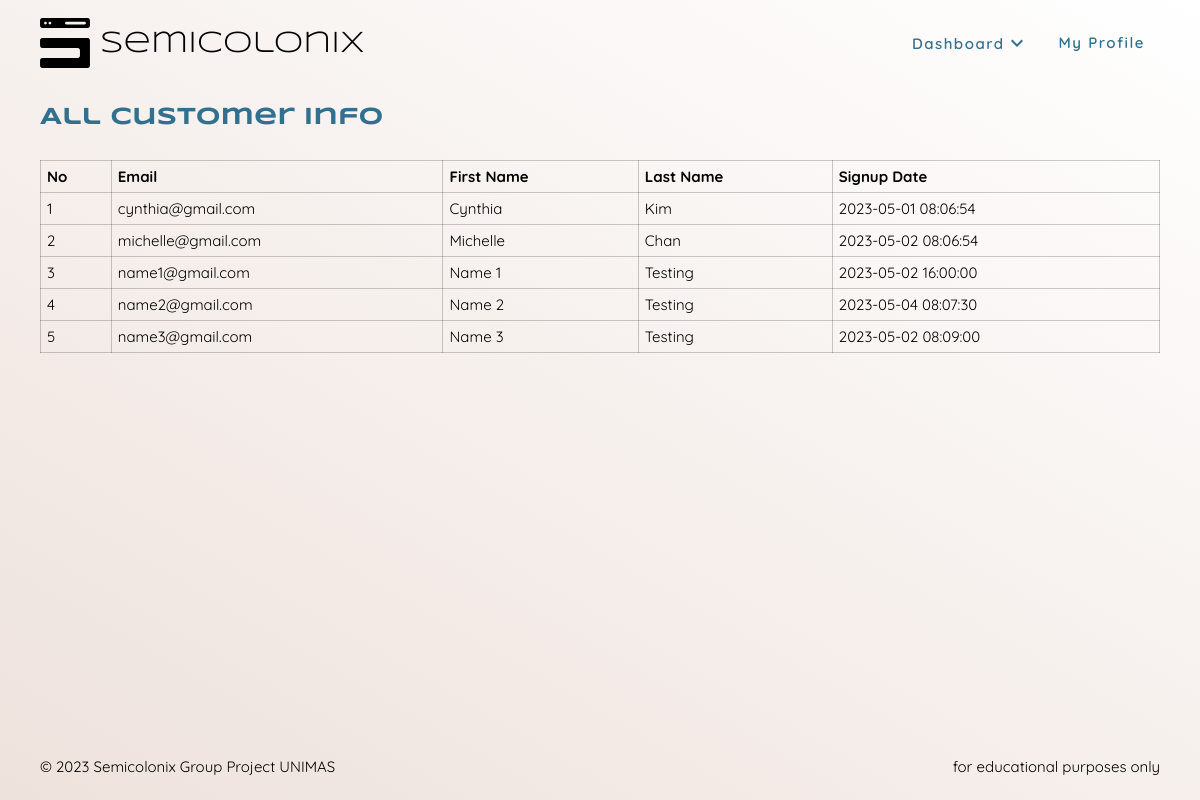
The app's page /admin/customer_info.php (signed in), older data.
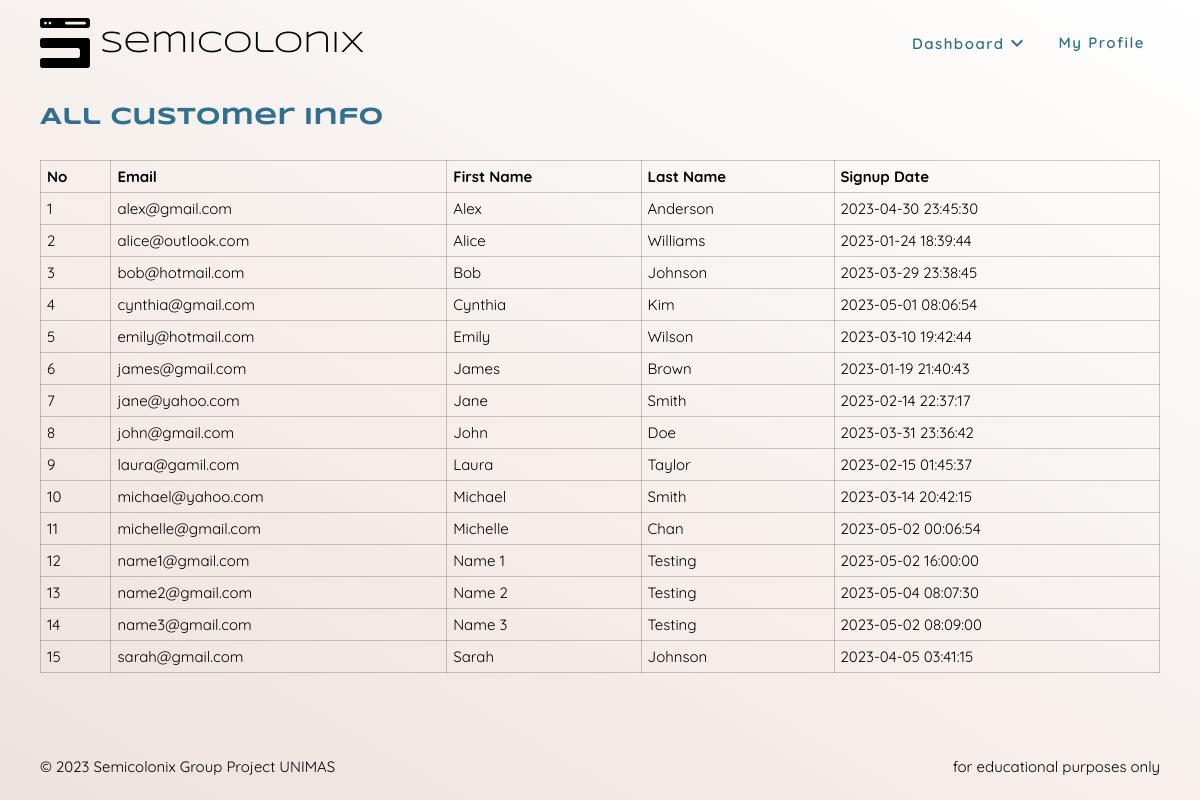
The same page, newer data.
### tables this page shows
CREATE TABLE `user` (
  `u_email` varchar(256) NOT NULL,
  `u_firstName` varchar(256) NOT NULL,
  `u_lastName` varchar(256) NOT NULL,
  `u_password` varchar(256) NOT NULL,
  `signupDate` timestamp NOT NULL DEFAULT current_timestamp()
);

### handlers/admin_get_all_customer.php (called while the page is built, shortened)
<?php
function getAllCustomer()
{
    require_once($_SERVER['DOCUMENT_ROOT'] . "/config/conn.php");
    $response = array();
    try {
        $query = "SELECT u_email,u_firstname,u_lastname,signupDate FROM user";
        $result = mysqli_query($conn, $query);
        while ($row = mysqli_fetch_assoc($result)) {
            $response[] = $row;
        }
    } catch (Exception $e) {
        $response['error'] = $e->getMessage();
    }
    return $response;
}

### admin/customer_info.php (the view, shortened to what this page needs)
<?php
require_once($_SERVER['DOCUMENT_ROOT'] . "/handlers/admin_get_all_customer.php");
$allCustomer = getAllCustomer();
?>
<!DOCTYPE html>
<html lang="en">
<head>
    <link rel="stylesheet" href="/css/main.css">
    <link rel="stylesheet" href="/css/admin-customer-info.css">
</head>
<body>
    <?php require_once($_SERVER['DOCUMENT_ROOT'] . "/includes/nav.php"); ?>
    <div class="main-container">
        <table>
            <caption class="c1 font-primary text-h1 font-w-700">All Customer Info</caption>
            <tr>
                <th>No</th>
                <th>Email</th>
                <th>First Name</th>
                <th>Last Name</th>
                <th>Signup Date</th>
            </tr>
            <?php
            $count = 0;
            foreach ($allCustomer as $temp) {
                echo "<tr>";
                echo "<td>" . ++$count . "</td>";
                echo "<td>" . $temp['u_email'] . "</td>";
                echo "<td>" . $temp['u_firstname'] . "</td>";
                echo "<td>" . $temp['u_lastname'] . "</td>";
                echo "<td>" . $temp['signupDate'] . "</td>";
                echo "</tr>";
            }
            ?>
        </table>
    </div>
    <?php require_once($_SERVER['DOCUMENT_ROOT'] . "/includes/footer.php"); ?>
</body>
</html>

### includes/nav.php (shortened to what this page needs)
<nav id="nav-bar" class="w-100 flex-row between" role="navigation">
    <?php
    if (isset($_SESSION['loggedin']) && $_SESSION['loggedin']) {
        if ($_SESSION['role'] == "admin") {
            echo "<a id='logo' href='/admin/dashboard.php'>";
        } else {
            echo "<a id='logo' href='/index.php'>";
        }
    } else {
        echo "<a id='logo' href='/index.php'>";
    }
    ?>
    <div class="flex-row middle" id='mobile-nav'>
        <h1 class="black font-w-400 text-title margin-0" id='home'>Semicolonix</h1>
    </div>
    </a>
    <div class="flex-row" id='nav-bar2'>
        <?php
        if (isset($_SESSION['loggedin']) && $_SESSION['loggedin']) {
            if ($_SESSION['role'] == "admin") {
                echo "<div class='dropdown flex-row'>";
                echo "<div class='flex-row middle'  id='nav-admin-dashboard'>
                    <span class='c1 text-normal font-w-600'><a class='c1 text-normal font-w-600' href='/admin/dashboard.php'>Dashboard</a></span>
                    <img class='rotate-180' src='/assets/icon/drop-down.svg' alt=''>
                </div>";
                echo "</div>";
            }
            echo "<a class='c1 text-normal font-w-600' href='/pages/myprofile.php'>My Profile</a>";
        }
        ?>
    </div>
</nav>

### includes/footer.php
<footer>
    <p>&copy; 2023 Semicolonix Group Project UNIMAS</p>
    <p>for educational purposes only</p>
</footer>

### css/main.css (style rules this page uses)
:root { --color-black: #000000; --color-white: #ffffff; --color-green: #008000; --color-red: #ff0000; --color-orange: #ff6f00; --color-c1: #31708e; --color-c2: #88bdbc; --color-c3: #eee2dc; --color-c4: #b1a296; --rgb-black: 0, 0, 0; --rgb-white: 255, 255, 255; --rgb-red: 255, 0, 0; --rgb-orange: 255, 111, 0; --rgb-c1: 49, 112, 142; --rgb-c2: 136, 189, 188; --rgb-c3: 238, 226, 220; --rgb-c4: 177, 162, 150; --font-primary: "Syncopate", sans-serif; --font-second: "Quicksand", sans-serif; --font-size-title: 30px; --font-size-h1: 24px; --font-size-normal: 15px; --font-size-small: 12px; font-family: var(--font-primary); }
html, body { height: 100%; width: 100%; background-image: linear-gradient(210deg, var(--color-white), var(--color-c3)); background-repeat: no-repeat; background-attachment: fixed; scroll-behavior: smooth; }
body { display: flex; flex-direction: column; }
a { width: fit-content; height: fit-content; text-decoration: none; color: var(--color-black); }
h1 { font-size: var(--font-size-h1); }
h1, h2, h3, h4, h5, strong { margin: 0; font-weight: 600; font-family: var(--font-primary); }
a, p, body, html, div, iframe, img { margin: 0; border: 0; font-size: var(--font-size-normal); text-decoration: none; }
span { margin: 0; border: 0; font-size: inherit; }
a, div, p { display: block; font-family: var(--font-second); }
.font-primary { font-family: var(--font-primary); }
.font-w-400 { font-weight: 400; }
.font-w-600 { font-weight: 600; }
.font-w-700 { font-weight: 700; }
.black { --color-current: var(--color-black); color: var(--color-current); }
.c1 { --color-current: var(--color-c1); color: var(--color-current); }
.text-title { font-size: var(--font-size-title); }
.text-h1 { font-size: var(--font-size-h1); }
.text-normal { font-size: var(--font-size-normal); }
.flex-row { display: flex; flex-direction: row; flex-wrap: wrap; }
.between { justify-content: space-between; }
.w-100 { width: 100%; max-width: 100%; }
.middle { display: flex; align-items: center; }
.margin-0 { margin: 0; }
.main-container { display: flex; flex-direction: column; flex-grow: 1; padding: 105px 40px 0 40px; width: 100%; max-width: 100%; box-sizing: border-box; }
footer { display: flex; flex-direction: row; justify-content: space-between; width: 100%; padding: 24px 40px; box-sizing: border-box; z-index: 1; }

### css/admin-customer-info.css (style rules this page uses)
table { width: 100%; text-align: left; border-collapse: collapse; font-family: var(--font-second); font-size: var(--font-size-normal); }
th, td { padding: 6px; border: 1px solid rgba(var(--rgb-black), 0.2); }
table > caption { text-align: left; margin-bottom: 30px; }

### css/nav.css (style rules this page uses)
#nav-bar { position: fixed; padding: 18px 40px; box-sizing: border-box; background-image: linear-gradient(30deg, var(--color-c3), var(--color-white)); background-repeat: no-repeat; background-attachment: fixed; z-index: 99; }
.logo { width: 50px; height: auto; height: fit-content; margin-right: 10px; }
#nav-bar > div > a { color: var(--color-c1); font-size: var(--font-size-normal); padding: 15px; letter-spacing: 1.5px; }
.dropdown { position: relative; display: inline-block; cursor: pointer; padding: 0 15px; letter-spacing: 1.5px; }
.rotate-180 { width: 24px; height: 24px; transition: all 0.6s ease; }

Row changes from the older to the newer data that the page shows:
added user: u_email "alex@gmail.com", u_firstName "Alex", u_lastName "Anderson", signupDate "2023-04-30 23:45:30"
added user: u_email "alice@outlook.com", u_firstName "Alice", u_lastName "Williams", signupDate "2023-01-24 18:39:44"
added user: u_email "bob@hotmail.com", u_firstName "Bob", u_lastName "Johnson", signupDate "2023-03-29 23:38:45"
added user: u_email "emily@hotmail.com", u_firstName "Emily", u_lastName "Wilson", signupDate "2023-03-10 19:42:44"
added user: u_email "james@gmail.com", u_firstName "James", u_lastName "Brown", signupDate "2023-01-19 21:40:43"
added user: u_email "jane@yahoo.com", u_firstName "Jane", u_lastName "Smith", signupDate "2023-02-14 22:37:17"
added user: u_email "john@gmail.com", u_firstName "John", u_lastName "Doe", signupDate "2023-03-31 23:36:42"
added user: u_email "laura@gamil.com", u_firstName "Laura", u_lastName "Taylor", signupDate "2023-02-15 01:45:37"
added user: u_email "michael@yahoo.com", u_firstName "Michael", u_lastName "Smith", signupDate "2023-03-14 20:42:15"
changed user "michelle@gmail.com": signupDate "2023-05-02 08:06:54" → "2023-05-02 00:06:54"
added user: u_email "sarah@gmail.com", u_firstName "Sarah", u_lastName "Johnson", signupDate "2023-04-05 03:41:15"
